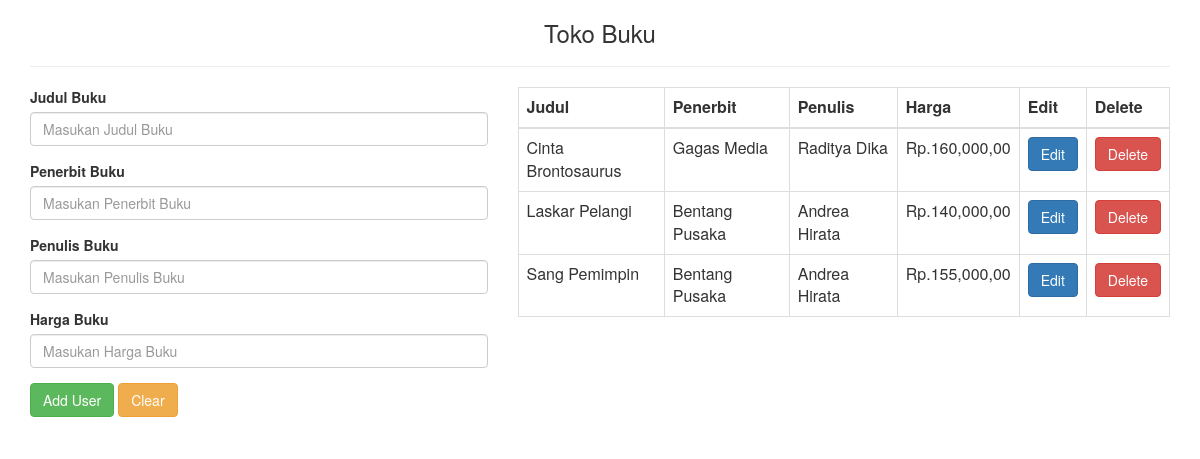
The page / on the database its author committed.
### tables this page shows
CREATE TABLE `user` (
  `UID` int(11) NOT NULL,
  `judul` varchar(150) NOT NULL,
  `penerbit` varchar(150) NOT NULL,
  `penulis` varchar(150) NOT NULL,
  `harga` varchar(150) NOT NULL
);

### index.php (the view, shortened to what this page needs)
<?php
	include "config.php";
?>
<html>
	<head>
		<link rel="stylesheet" href="https://maxcdn.bootstrapcdn.com/bootstrap/3.4.0/css/bootstrap.min.css">
	</head>
	<body>
	<div class="container">
		<h3 class='text-center'>Toko Buku</h3><hr>
		<div class='row'>
			<div class="col-md-5">
				<form id='frm'>
				  <div class="form-group">
					<label>Judul Buku</label>
					<input type="text" class="form-control" name="judul" id='judul' required placeholder="Masukan Judul Buku">
				  </div>
				  <div class="form-group">
					<label>Penerbit Buku</label>
					<input type="text" class="form-control" name="penerbit" id='penerbit' required placeholder="Masukan Penerbit Buku">
				  </div>
				  <div class="form-group">
					<label>Penulis Buku</label>
					<input type="text" class="form-control"  name="penulis" id='penulis' required placeholder="Masukan Penulis Buku">
				  </div>
				   <div class="form-group">
					<label>Harga Buku</label>
					<input type="text" class="form-control"  name="harga" id='harga' required placeholder="Masukan Harga Buku">
				  </div>
				  <button type="submit" name="submit" id="but" class="btn btn-success">Add User</button>
				  <button type="button" id="clear" class="btn btn-warning">Clear</button>
				</form>
			</div>
			<div class="col-md-7">
				<table class="table table-bordered" id='table'>
					<thead>
						<tr>
							<th>Judul</th>
							<th>Penerbit</th>
							<th>Penulis</th>
							<th>Harga</th>
							<th>Edit</th>
							<th>Delete</th>
						</tr>
					</thead>
					<tbody>
						<?php
							$sql="select * from user";
							$res=$con->query($sql);
							if($res->num_rows>0)
							{
								while($row=$res->fetch_assoc())
								{
									echo"<tr class='{$row["UID"]}'>
										<td>{$row["judul"]}</td>
										<td>{$row["penerbit"]}</td>
										<td>{$row["penulis"]}</td>
										<td>{$row["harga"]}</td>
										<td><a href='#' class='btn btn-primary edit' uid='{$row["UID"]}'>Edit</a></td>
										<td><a href='#' class='btn btn-danger del' uid='{$row["UID"]}'>Delete</a></td>
									</tr>";
								}
							}
						?>
					</tbody>
				</table>
			</div>
		</div>
	</div>
	</body>
</html>

### rows shown on the page
user: judul "Cinta Brontosaurus", penerbit "Gagas Media", penulis "Raditya Dika", harga "Rp.160,000,00"
user: judul "Laskar Pelangi", penerbit "Bentang Pusaka", penulis "Andrea Hirata", harga "Rp.140,000,00"
user: judul "Sang Pemimpin", penerbit "Bentang Pusaka", penulis "Andrea Hirata", harga "Rp.155,000,00"
